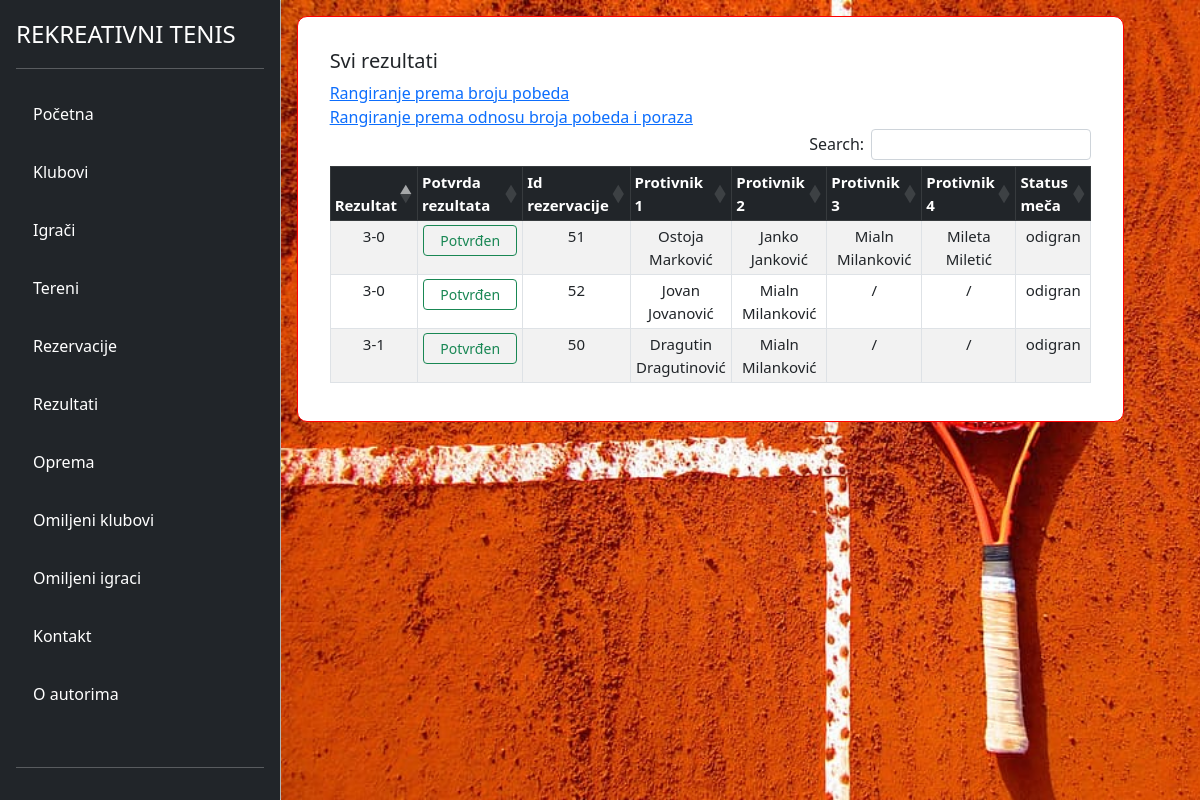
Screenshot of /view-gosti/results.php with the database file from the repository.
### tables this page shows
CREATE TABLE `pregled_rezultata` (
  `id` int(11) NOT NULL,
  `rezultat` varchar(255) NOT NULL,
  `potvrda_rezultata` bit(1) NOT NULL,
  `id_rezervacije` int(11) NOT NULL,
  `status_meca` varchar(255) NOT NULL
);

CREATE TABLE `korisnici` (
  `id` int(11) NOT NULL,
  `ime` varchar(255) NOT NULL,
  `prezime` varchar(255) NOT NULL,
  `pol` varchar(50) DEFAULT NULL,
  `visina` int(11) DEFAULT NULL,
  `godine` int(11) DEFAULT NULL,
  `pobeda` int(11) DEFAULT NULL,
  `porazi` int(11) DEFAULT NULL,
  `naziv_kluba` varchar(255) DEFAULT NULL,
  `email` varchar(255) NOT NULL,
  `lozinka` varchar(255) NOT NULL,
  `profilna_slika` longblob DEFAULT NULL,
  `id_opreme` int(11) DEFAULT NULL,
  `id_uloge` int(11) NOT NULL
);

### config/DB.php (called while the page is built)
<?php
class DB{
    private static $factory;
    public static function createInstance($config = null)
    {
        $settings['dbname'] = 'rekreativnitenisdb';
        $settings['dbhost'] = '127.0.0.1';
        $settings['dbuser'] = 'root';
        $settings['dbpass'] = '';
        try{
            $dsn = 'mysql:dbname=' . $settings['dbname'] . ';host=' . $settings['dbhost'];
            $pdo = new PDO($dsn, $settings['dbuser'], $settings['dbpass'], array(PDO::MYSQL_ATTR_INIT_COMMAND => "SET NAMES utf8"));
            $pdo->setAttribute(PDO::ATTR_ERRMODE, PDO::ERRMODE_EXCEPTION);
            $pdo->setAttribute(PDO::ATTR_EMULATE_PREPARES, true);
            $pdo->setAttribute(PDO::ATTR_DEFAULT_FETCH_MODE, PDO::FETCH_ASSOC);
            self::$factory[$config] = $pdo;
            return self::$factory[$config];
        }
        catch (PDOException $e) {
            die ('Connection failed: ' . $e->getMessage());
        }
    }
}
?>

### DAO/PregledRezultataDAO.php (called while the page is built, shortened)
<?php
require_once '../config/DB.php';
class PregledRezultataDAO
{
    private $db;
    public function __construct()
    {
        $this->db = DB::createInstance();
    }
    public function getAllJOIN()
    {
        $sql = "SELECT rez.*, pre.* FROM rezervacije rez join pregled_rezultata pre on rez.id = pre.id_rezervacije;";
        $statement = $this->db->prepare($sql);
        $statement->execute();
        $res = $statement->fetchAll();
        return $res;
    }
}

### DAO/KorisnikDAO.php (called while the page is built, shortened)
<?php
require_once '../config/DB.php';
class KorisnikDAO
{
    private $db;
    public function __construct()
    {
        $this->db = DB::createInstance();
    }
    public function getAllIgraciById($id)
    {
        $sql = "SELECT k.* FROM korisnici k INNER JOIN uloge u ON k.id_uloge = u.id WHERE u.naziv_uloge='igrac' and k.id=?";
        $statement = $this->db->prepare($sql);
        $statement->bindValue(1, $id);
        $statement->execute();
        $res = $statement->fetch();
        if ($res != false) return $res;
        return null;
    }
}

### view-gosti/results.php (the view, shortened to what this page needs)
<?php
require_once './partials/navigacija.php';
require_once '../DAO/PregledRezultataDAO.php';
require_once '../DAO/KorisnikDAO.php';
$rezultati = new PregledRezultataDAO();
$rezultati = $rezultati->getAllJOIN();
$korisnikDAO = new KorisnikDAO();
?>
<div class="container" style="background-image: url(./images/image-tenis.jpg); background-repeat: no-repeat; background-size: cover">
    <div class="row">
        <div class="container m-3" style="width: 90%;background-color: white; padding: 2rem; border: 1px solid red; border-radius:10px">
            <h5>Svi rezultati</h5>
            <a href="win.php">Rangiranje prema broju pobeda</a><br>
            <a href="win-loses.php">Rangiranje prema odnosu broja pobeda i poraza</a>
            <table class="table table-sm table-bordered  text-center  table-striped  table-sm mt-3" cellspacing="0" style=" margin-left:auto;margin-right:auto;font-size: 15px;" id="dtBasicExample">
                <thead class="table-dark sticky-top bg-white">
                    <tr>
                        <th class="th-sm">Rezultat</th>
                        <th class="th-sm">Potvrda rezultata</th>
                        <th class="th-sm">Id rezervacije</th>
                        <th class="th-sm">Protivnik 1</th>
                        <th class="th-sm">Protivnik 2</th>
                        <th class="th-sm">Protivnik 3</th>
                        <th class="th-sm">Protivnik 4</th>
                        <th class="th-sm">Status meča</th>
                    </tr>
                </thead>
                <tbody>
                    <?php foreach ($rezultati as $item) : ?>
                        <tr>
                            <td><?= $item['rezultat'] ?></td>
                            <td><?php echo $item['potvrda_rezultata'] == 1 ? ' <button class="btn btn-sm btn-outline-success px-3">Potvrđen</button>' : '<button class="btn btn-sm btn-outline-danger">Nepotvrđen</button>'; ?></td>
                            <td><?= $item['id_rezervacije'] ?></td>
                            <td>
                                <?php
                                $igraci = $korisnikDAO->getAllIgraciById($item['id_igraca1']);
                                if ($igraci != null)
                                    echo $igraci['ime'] . ' ' . $igraci['prezime'];
                                else
                                    echo '/';
                                ?>
                            </td>
                            <td>
                                <?php
                                $igraci = $korisnikDAO->getAllIgraciById($item['id_igraca2']);
                                if ($igraci != null)
                                    echo $igraci['ime'] . ' ' . $igraci['prezime'];
                                else
                                    echo '/';
                                ?>
                            </td>
                            <td>
                                <?php
                                $igraci = $korisnikDAO->getAllIgraciById($item['id_igraca3']);
                                if ($igraci != null)
                                    echo $igraci['ime'] . ' ' . $igraci['prezime'];
                                else
                                    echo '/';
                                ?>
                            </td>
                            <td>
                                <?php
                                $igraci = $korisnikDAO->getAllIgraciById($item['id_igraca4']);
                                if ($igraci != null)
                                    echo $igraci['ime'] . ' ' . $igraci['prezime'];
                                else
                                    echo '/';
                                ?>
                            </td>
                            <td><?= $item['status_meca'] ?></td>
                        </tr>
                    <?php endforeach; ?>
                </tbody>
            </table>
        </div>
        <?php
        require_once './partials/podnozije.php';
        ?>

### view-gosti/css/style.css (style rules this page uses)
.container { max-width: 100%; max-height: 100%; }

### rows the page displays
pregled_rezultata: rezultat "3-1", potvrda_rezultata "Potvrđen", id_rezervacije "50", korisnici.ime "Dragutin", korisnici.prezime "Dragutinović", korisnici.ime "Mialn", korisnici.prezime "Milanković", status_meca "odigran"
pregled_rezultata: rezultat "3-0", potvrda_rezultata "Potvrđen", id_rezervacije "51", korisnici.ime "Ostoja", korisnici.prezime "Marković", korisnici.ime "Janko", korisnici.prezime "Janković", korisnici.ime "Mialn", korisnici.prezime "Milanković", korisnici.ime "Mileta", korisnici.prezime "Miletić", status_meca "odigran"
pregled_rezultata: rezultat "3-0", potvrda_rezultata "Potvrđen", id_rezervacije "52", korisnici.ime "Jovan", korisnici.prezime "Jovanović", korisnici.ime "Mialn", korisnici.prezime "Milanković", status_meca "odigran"
